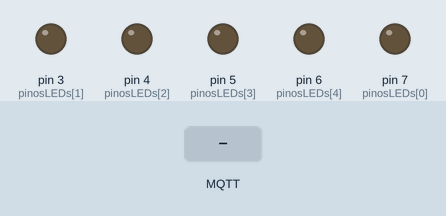
Bench run of a sketch on a simulated Arduino Uno, built with avr-gcc and run on an emulated ATmega328P. Shown: output pins drawn as LEDs (lit = HIGH). Inputs (shaded band) come from the test bench. WiFi joins after 1.5 s; servers stay silent unless stated; no MQTT or app messages arrive unless stated; what the sketch prints to the serial monitor is not drawn.

Above: at 2.7 s.
2.8 s: MQTT message "1" arrives on the first subscribed topic
At 4.0 s:
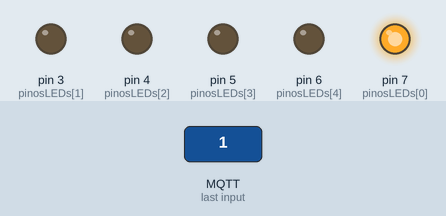
4.3 s: MQTT message "2" arrives on the first subscribed topic
At 5.2 s:
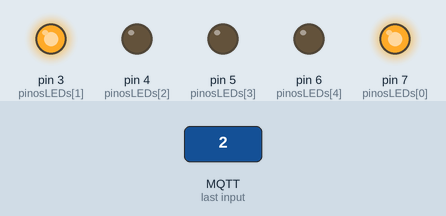
5.8 s: MQTT message "3" arrives on the first subscribed topic
At 6.4 s:
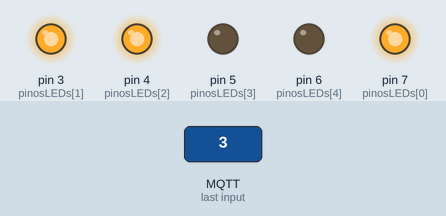
7.3 s: MQTT message "4" arrives on the first subscribed topic
At 8.5 s:
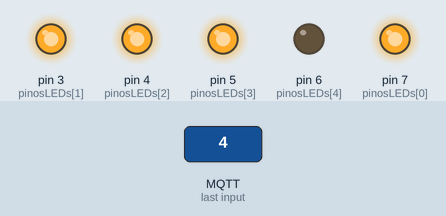
8.8 s: MQTT message "5" arrives on the first subscribed topic
At 9.8 s:
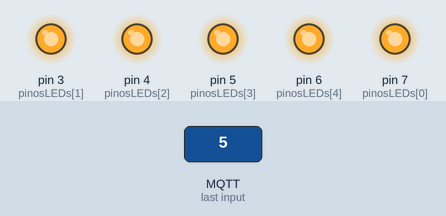
10.3 s: MQTT message "90" arrives on the first subscribed topic
At 11.0 s:
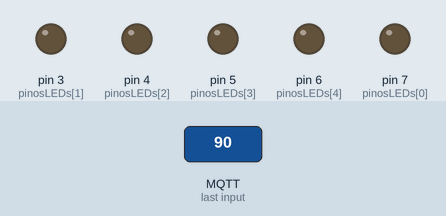
Timing chart, 0 to 12.8 s (numbered marks = the images above; inputs shaded):
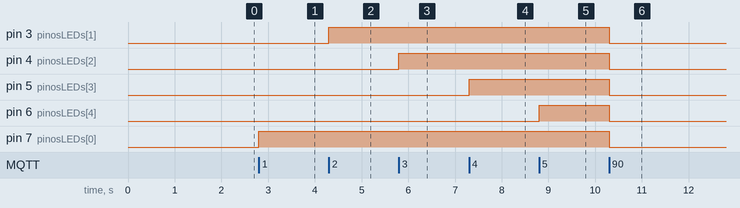

Measured:
- after the input at 2.8 s, pin 7 (pinosLEDs[0]): LOW → HIGH at once
- after the input at 4.3 s, pin 3 (pinosLEDs[1]): LOW → HIGH at once
- after the input at 5.8 s, pin 4 (pinosLEDs[2]): LOW → HIGH at once
- after the input at 7.3 s, pin 5 (pinosLEDs[3]): LOW → HIGH at once
- after the input at 8.8 s, pin 6 (pinosLEDs[4]): LOW → HIGH at once
- after the input at 10.3 s, pin 3 (pinosLEDs[1]), pin 4 (pinosLEDs[2]), pin 5 (pinosLEDs[3]), pin 6 (pinosLEDs[4]), pin 7 (pinosLEDs[0]): HIGH → LOW at once

The sketch:

Mayara.ino
```cpp
#include <UIPEthernet.h>
#include <PubSubClient.h>

const int qtdeLEDs = 5;
const int pinosLEDs[] = {7,3,4,5,6};
const int pinoPotenc = 0;
int potenciometro = 0;
int bargraph = 0;

byte mac[] = {0xDE , 0xAD, 0xBE, 0xEF, 0xAA,  0xAB};

char* servidor_mqtt = "m14.cloudmqtt.com";
int porta_mqtt = 14072;

long lastReconnectAttempt = 0;

void mensagem_mqtt (char* topic, byte* payload, unsigned int length) {

  // pegar primeiro byte do payload
  byte msg = payload[0];
  msg = msg - '0';

  int ledsAAcender = 0;
  switch(msg) {
    case 1:
      ledsAAcender = 1;
    break;
    case 2:
      ledsAAcender = 2;
    break;
       case 3:
      ledsAAcender = 3;
    break;
      case 4:
      ledsAAcender = 4;
    break;
      case 5:
      ledsAAcender = 5;
    break;
  }

  for(int i = 0; i < qtdeLEDs; i++) {
    digitalWrite(pinosLEDs[i], i < ledsAAcender ? HIGH : LOW);
  }
}

EthernetClient ethernet_client;
PubSubClient pubsub(servidor_mqtt, porta_mqtt, mensagem_mqtt, ethernet_client);

boolean  reconnect()
{
  Serial.println("Reconectando ...");
  if (pubsub.connect("Murilo", "user", "123"))
  {

    Serial.println("Conetando");
    Serial.println("Enviando Temperatura");
    Serial.println("payload");
    pubsub.subscribe("estrelas");

  }

  return pubsub.connected();
}


void setup() {
  Serial.begin(9600);
for (int i=0; i<=qtdeLEDs; i++) {
    pinMode(pinosLEDs[i], OUTPUT);
  }
  if (Ethernet.begin(mac) == 0)
  {
    Serial.println("Não pegou enrdereço via DHCP");
  }

  else
  {
    Serial.println("Pegou endereço via DHCP");
    Serial.println(Ethernet.localIP());

  }


                     if (pubsub.connect("Murilo", "user", "123"))
                   {
                     Serial.println("Conectado");
    pubsub.subscribe("estrelas");
                   }

                     else
                   {
                     Serial.println("MQTT Não esta conectado");
                   }

}


void loop() {

  if (!pubsub.connected())
  {
    long now = millis();
    if (now - lastReconnectAttempt > 5000)
    {
      Serial.println("Reconectando ...");
      lastReconnectAttempt = now;
      if (reconnect())
      {
        lastReconnectAttempt = 0;
      }

    }
  }
  else
  {
    pubsub.loop();
  }
}
```
